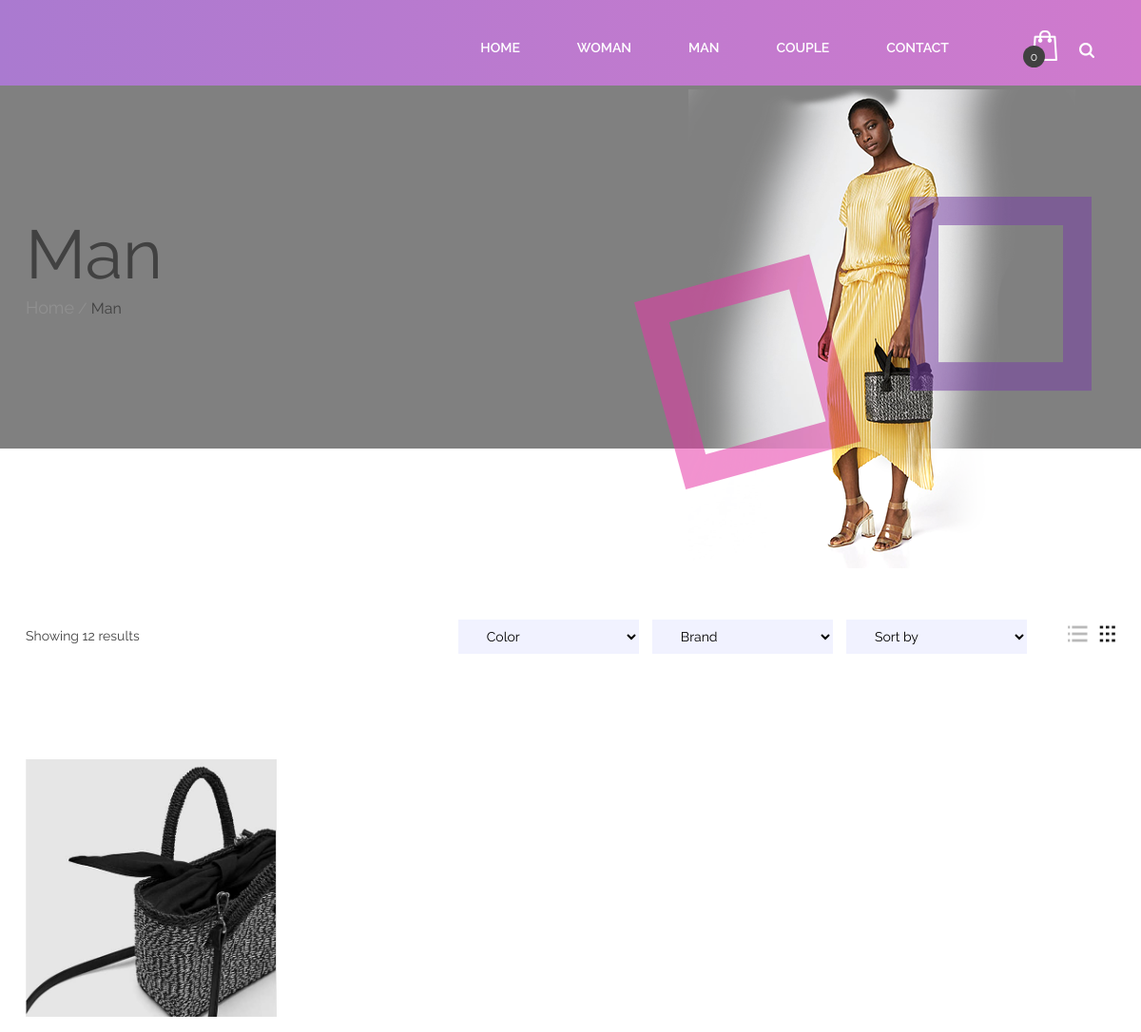
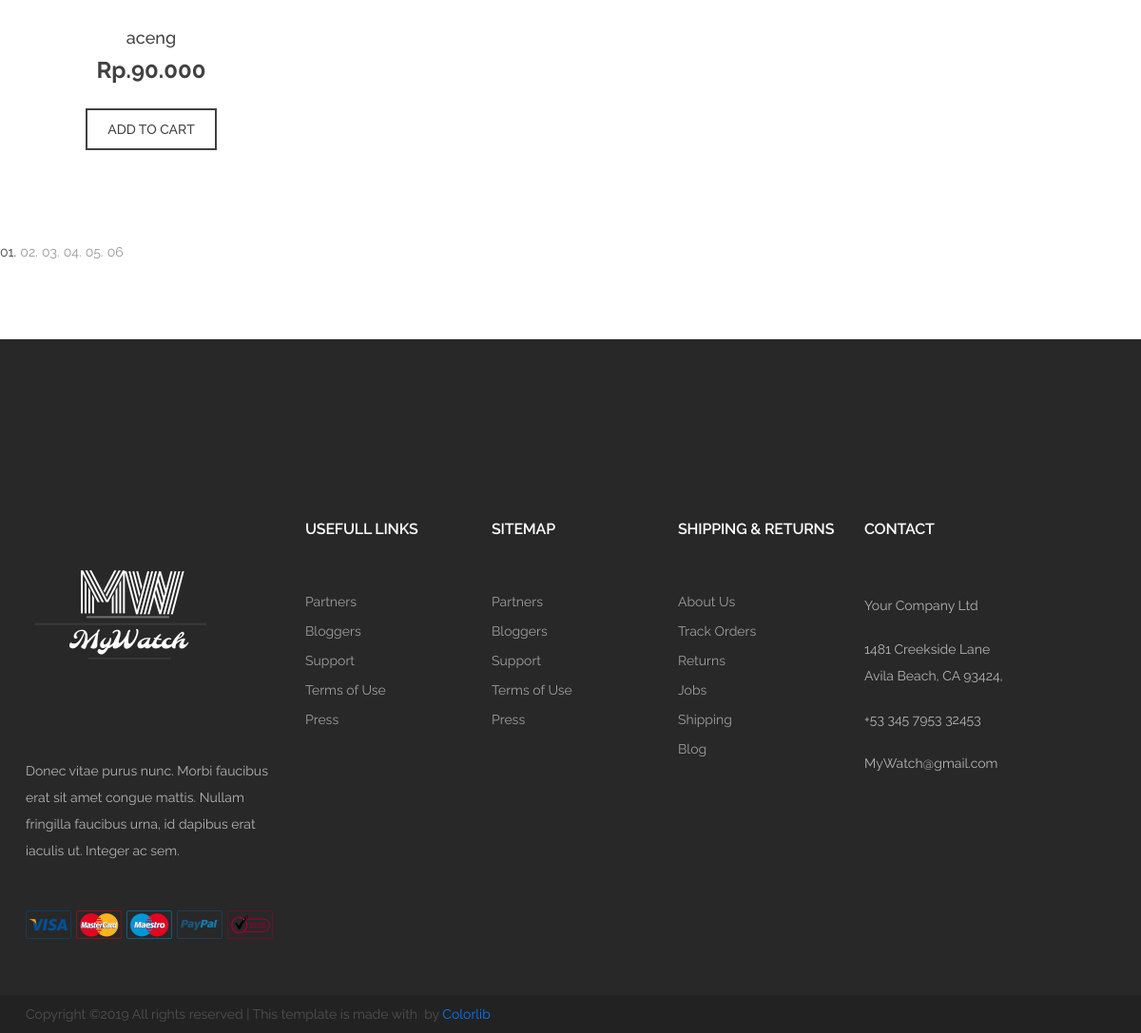
Page /index.php/kategori/man on the earlier database version (2 pictures, top to bottom).
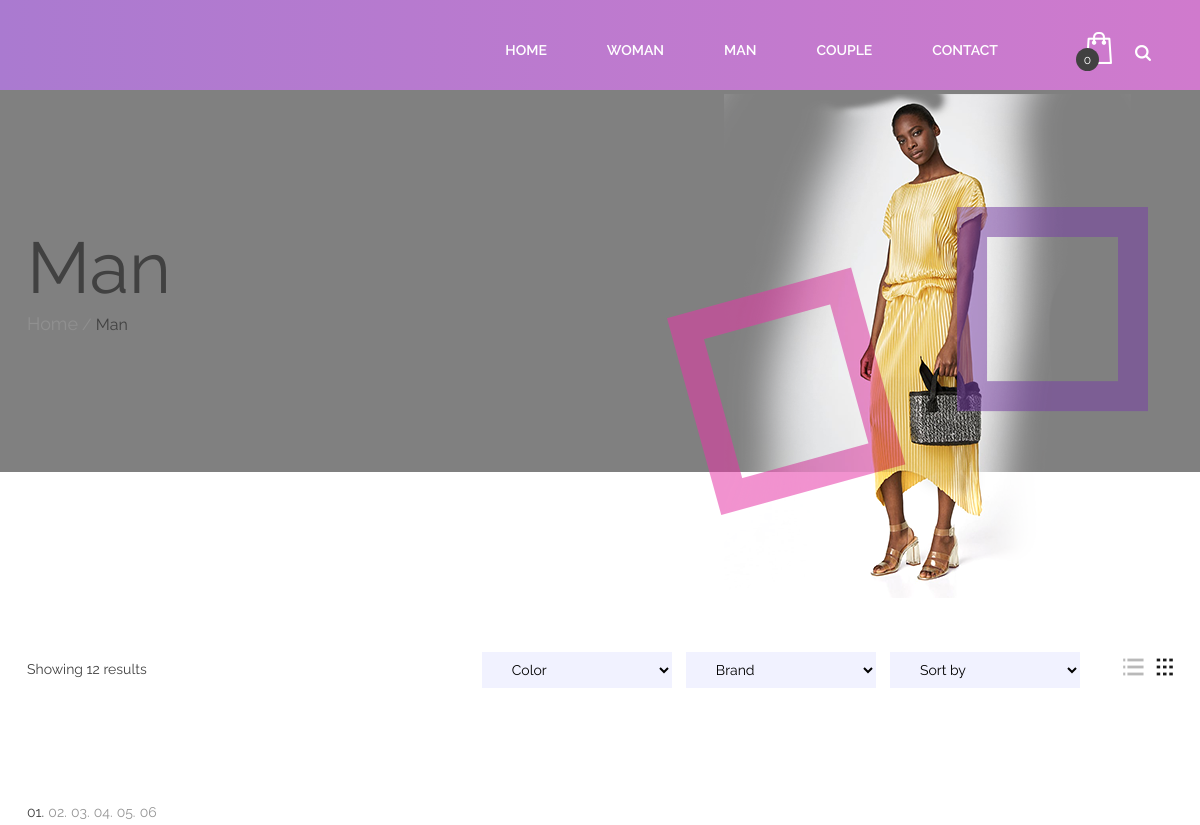
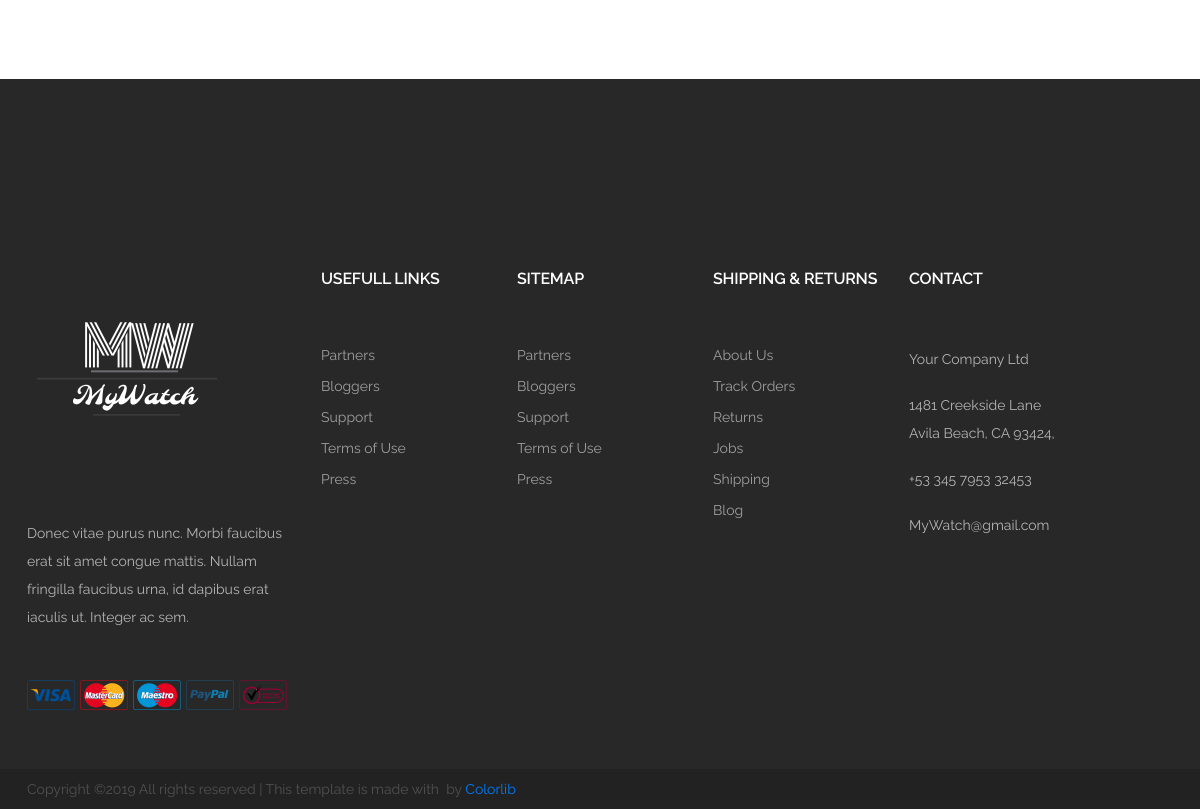
Same page on the later database version (2 pictures, top to bottom).
### tables this page shows
CREATE TABLE `tb_barang` (
  `id` int(11) NOT NULL,
  `nama_produk` varchar(60) NOT NULL,
  `spesifikasi_produk` varchar(200) NOT NULL,
  `harga_produk` int(11) NOT NULL,
  `warna_produk` varchar(50) NOT NULL,
  `stok` int(11) NOT NULL,
  `gambar` text NOT NULL,
  `kategori_produk` varchar(50) NOT NULL
);

### application/controllers/kategori.php (called while the page is built, shortened)
<?php
class kategori extends CI_Controller{
	public function man()
	{
		$data['man'] = $this->model_kategori->data_man()->result();
		$this->load->view('templates/header');
        $this->load->view('templates/menubar');
        $this->load->view('kategori/man', $data);
        $this->load->view('templates/footer');
	}
}

### index.php (called while the page is built, shortened)
<?php
require_once BASEPATH.'core/CodeIgniter.php';

### application/models/model_kategori.php (called while the page is built, shortened)
<?php
class Model_kategori extends CI_Model {
	public function data_man(){
		return $this->db->get_where("tb_barang",array('kategori_produk' => 'Man'));
	}
}

### application/views/kategori/man.php (the view, shortened to what this page needs)
<div class="page-info-section page-info-big">
	<div class="container">
		<h2>Man</h2>
		<div class="site-breadcrumb">
			<a href="<?= base_url('home'); ?>">Home</a> /
			<span>Man</span>
		</div>
		<img src="<?=base_url(); ?>assets/img/categorie-page-top.png" alt="" class="cata-top-pic">
	</div>
</div>
<div class="page-area categorie-page spad">
	<div class="container">
		<div class="categorie-filter-warp">
			<p>Showing 12 results</p>
			<div class="cf-right">
				<div class="cf-layouts">
					<a href="#"><img src="<?=base_url(); ?>assets/img/icons/layout-1.png" alt=""></a>
					<a class="active" href="#"><img src="<?=base_url(); ?>assets/img/icons/layout-2.png" alt=""></a>
				</div>
				<form action="#">
					<select>
						<option>Color</option>
					</select>
					<select>
						<option>Brand</option>
					</select>
					<select>
						<option>Sort by</option>
					</select>
				</form>
			</div>
		</div>
		<div class="row">
			<div class="col-lg-3">
				<?php foreach ($man as $mn) : ?>
				<div class="product-item">
					<figure>
						<img src="<?= base_url().'assets/img/uploads/'.$mn->gambar ?>" alt="">
					</figure>
					<div class="product-info">
						<h5><?= $mn->nama_produk ?></h5>
						<p>Rp.<?= number_format($mn->harga_produk, 0,',','.') ?></p>
						<a href="<?= base_url('keranjang/tambah_ke_keranjang/'); ?><?= $mn->id ?>" class="site-btn btn-line">ADD TO CART</a>
					</div>
				</div>
				</div>
				<?php endforeach; ?>
			</div>
		</div>
		<div class="site-pagination">
			<span class="active">01.</span>
			<a href="">02.</a>
			<a href="">03.</a>
			<a href="">04.</a>
			<a href="">05.</a>
			<a href="">06</a>
		</div>
	</div>
</div>

### application/views/templates/header.php (shortened to what this page needs)
<!DOCTYPE html>
<html lang="zxx">
<head>
	<link rel="stylesheet" href="<?=base_url(); ?>assets/css/bootstrap.min.css"/>
	<link href="<?= base_url('assets/'); ?>vendor/fontawesome-free/css/all.min.css" rel="stylesheet" type="text/css">
	<link rel="stylesheet" href="<?=base_url(); ?>assets/css/owl.carousel.css"/>
	<link rel="stylesheet" href="<?=base_url(); ?>assets/css/style.css"/>
	<link rel="stylesheet" href="<?=base_url(); ?>assets/css/animate.css"/>
</head>
<body>

### application/views/templates/menubar.php (shortened to what this page needs)
<header class="header-section header-normal">
	<div class="container-fluid">
		<div class="header-right">
			<a href="<?= base_url('keranjang/detail_keranjang');  ?>" class="card-bag"><img src="<?=base_url(); ?>assets/img/icons/bag.png" alt="">
				 <?php $keranjang = $this->cart->total_items() ?>
				 <span>
				 	<?php echo ($keranjang)?>
				 </span>
			<a href="#" class="search"><img src="<?=base_url(); ?>assets/img/icons/search.png" alt="">
			</a>
		</div>
		<ul class="main-menu">
			<li><a href="<?= base_url('home/index');  ?>">Home</a></li>
			<li><a href="<?= base_url('kategori/woman');  ?>">Woman</a></li>
			<li><a href="<?= base_url('kategori/man');  ?>">Man</a></li>
			<li><a href="<?= base_url('kategori/couple');  ?>">Couple</a></li>
			<li><a href="<?= base_url('contact/index');  ?>">Contact</a></li>
		</ul>
	</div>
</header>

### application/views/templates/footer.php (shortened to what this page needs)
	<section class="footer-top-section home-footer">
		<div class="container">
			<div class="row">
				<div class="col-lg-3 col-md-8 col-sm-12">
					<div class="footer-widget about-widget">
						<img src="<?=base_url(); ?>assets/img/logomw.png" class="footer-logo" alt="">
						<p>Donec vitae purus nunc. Morbi faucibus erat sit amet congue mattis. Nullam fringilla faucibus urna, id dapibus erat iaculis ut. Integer ac sem.</p>
						<div class="cards">
							<img src="<?=base_url(); ?>assets/img/cards/5.png" alt="">
							<img src="<?=base_url(); ?>assets/img/cards/4.png" alt="">
							<img src="<?=base_url(); ?>assets/img/cards/3.png" alt="">
							<img src="<?=base_url(); ?>assets/img/cards/2.png" alt="">
							<img src="<?=base_url(); ?>assets/img/cards/1.png" alt="">
						</div>
					</div>
				</div>
				<div class="col-lg-2 col-md-4 col-sm-6">
					<div class="footer-widget">
						<h6 class="fw-title">usefull Links</h6>
						<ul>
							<li><a href="#">Partners</a></li>
							<li><a href="#">Bloggers</a></li>
							<li><a href="#">Support</a></li>
							<li><a href="#">Terms of Use</a></li>
							<li><a href="#">Press</a></li>
						</ul>
					</div>
				</div>
				<div class="col-lg-2 col-md-4 col-sm-6">
					<div class="footer-widget">
						<h6 class="fw-title">Sitemap</h6>
						<ul>
							<li><a href="#">Partners</a></li>
							<li><a href="#">Bloggers</a></li>
							<li><a href="#">Support</a></li>
							<li><a href="#">Terms of Use</a></li>
							<li><a href="#">Press</a></li>
						</ul>
					</div>
				</div>
				<div class="col-lg-2 col-md-4 col-sm-6">
					<div class="footer-widget">
						<h6 class="fw-title">Shipping & returns</h6>
						<ul>
							<li><a href="#">About Us</a></li>
							<li><a href="#">Track Orders</a></li>
							<li><a href="#">Returns</a></li>
							<li><a href="#">Jobs</a></li>
							<li><a href="#">Shipping</a></li>
							<li><a href="#">Blog</a></li>
						</ul>
					</div>
				</div>
				<div class="col-lg-2 col-md-4 col-sm-6">
					<div class="footer-widget">
						<h6 class="fw-title">Contact</h6>
						<div class="text-box">
							<p>Your Company Ltd </p>
							<p>1481 Creekside Lane  Avila Beach, CA 93424, </p>
							<p>+53 345 7953 32453</p>
							<p>MyWatch@gmail.com</p>
						</div>
					</div>
				</div>
			</div>
		</div>
	</section>
	<footer class="footer-section">
		<div class="container">
			<p class="copyright">
Copyright &copy;<script>document.write(new Date().getFullYear());</script> All rights reserved | This template is made with <i class="fa fa-heart-o" aria-hidden="true"></i> by <a href="https://colorlib.com" target="_blank">Colorlib</a>
</p>
		</div>
	</footer>
    </body>
</html>

Differences in the rows shown:
removed tb_barang: gambar (picture), nama_produk "aceng", harga_produk "90.000"
